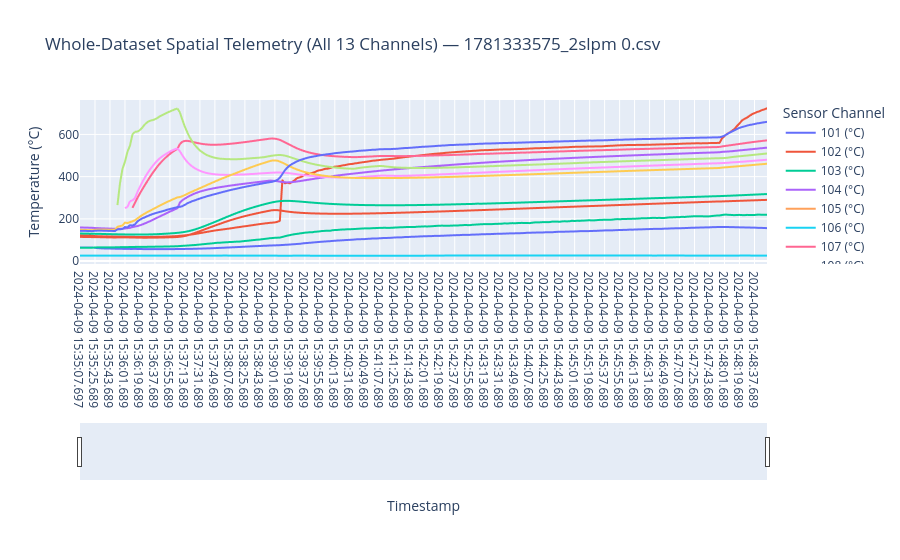
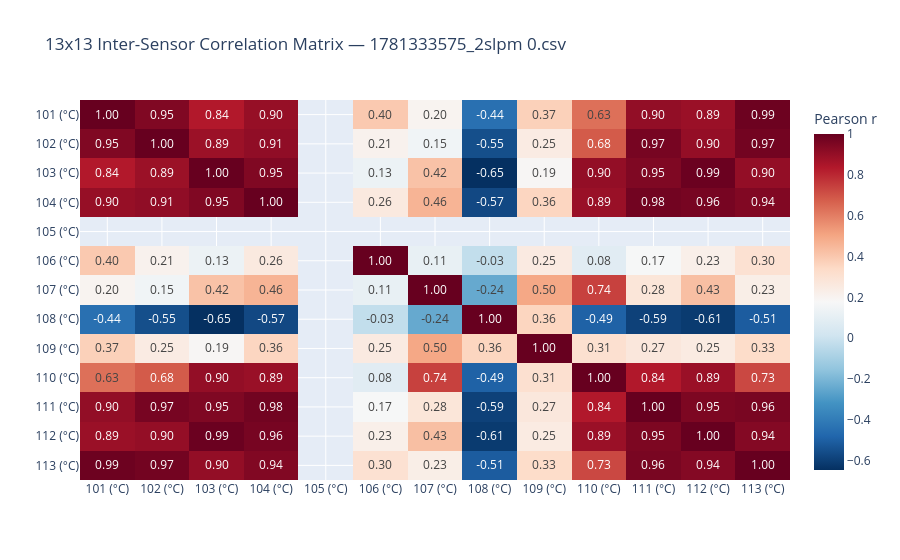
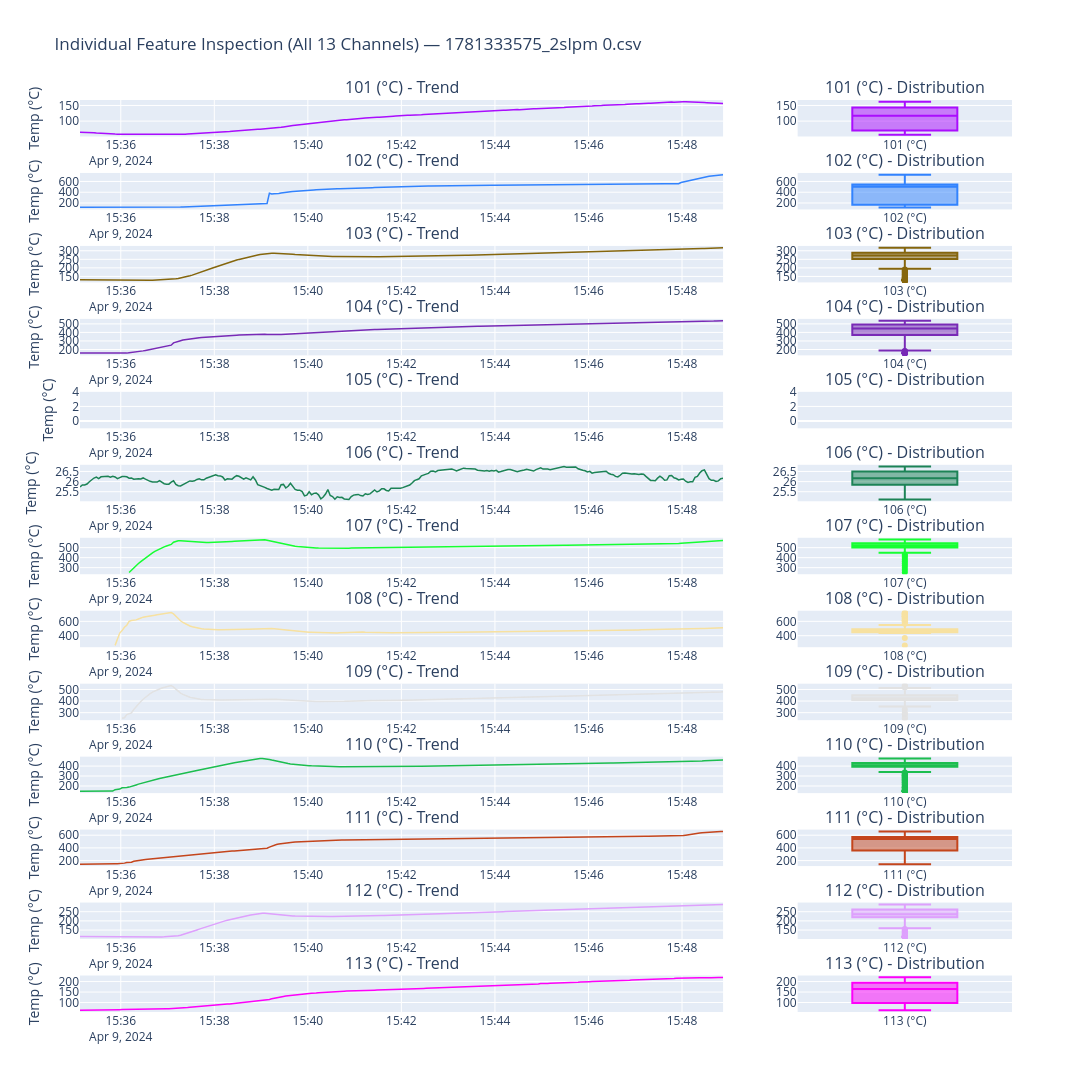
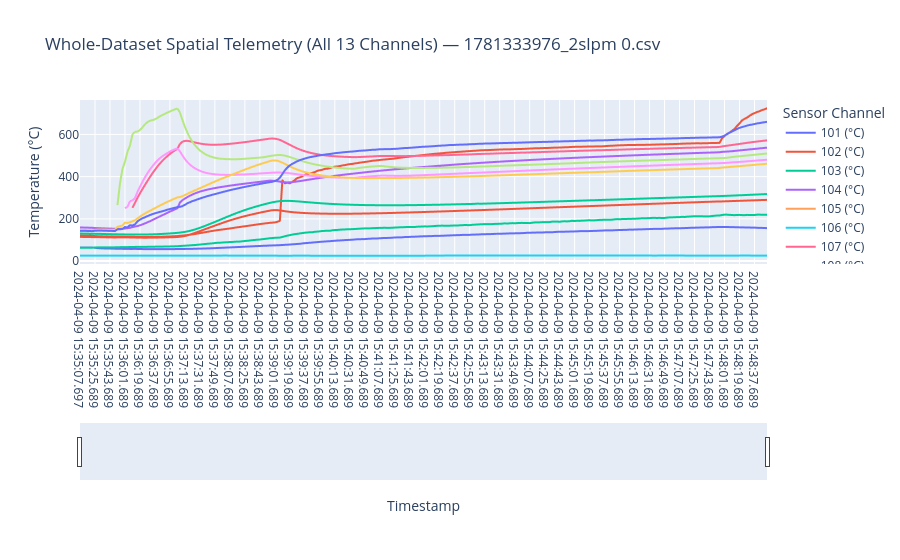

Notebook code for these charts, in order:
### Code cell
import os
import glob
import numpy as np
import pandas as pd
import plotly.express as px
import plotly.graph_objects as go
from plotly.subplots import make_subplots

# =========================================================
# 1. ROBUST DATA LOADER & OVERLOAD SCRUBBER
# =========================================================
def load_swiss_roll_file(file_path):
    """
    Dynamically finds the telemetry table header in Agilent 34970A logs,
    loads the 13-channel data, and scrubs hardware overload errors (+9.9E+37).
    """
    header_idx = 0
    with open(file_path, 'r', encoding='utf-8', errors='ignore') as f:
        for idx, line in enumerate(f):
            if any(key in line for key in ['Scan Num', '101 (', 'Scan Swee']):
                header_idx = idx
                break
                
    df = pd.read_csv(file_path, skiprows=header_idx)
    df.columns = df.columns.str.strip()
    df = df.dropna(how='all', axis=1).dropna(how='all', axis=0)
    
    # Standardize timestamp column name
    for col in df.columns:
        if 'swee' in col.lower() or 'time' in col.lower():
            df.rename(columns={col: 'Timestamp'}, inplace=True)
            break
            
    # SCRUB OVERLOAD ERRORS: Convert Agilent error constants (+9.9E+37) to NaN
    sensor_cols = [col for col in df.columns if '°C' in col]
    for col in sensor_cols:
        df[col] = pd.to_numeric(df[col], errors='coerce')
        df[col] = df[col].apply(lambda x: np.nan if (abs(x) > 10000 or x == np.inf) else x)
            
    return df, sensor_cols

# =========================================================
# 2. STATISTICAL ENGINE
# =========================================================
def compute_swiss_statistics(df, sensor_cols, file_name):
    """
    Computes univariate statistics for all 13 channels and outputs 
    the inter-channel correlation matrix.
    """
    sensor_df = df[sensor_cols]
    
    print(f"================================================================")
    print(f" FEATURE STATISTICAL SUMMARY: {file_name}")
    print(f"================================================================")
    
    stats_df = pd.DataFrame({
        'Mean': sensor_df.mean(),
        'Std Dev': sensor_df.std(),
        'Min': sensor_df.min(),
        '25% (Q1)': sensor_df.quantile(0.25),
        '50% (Median)': sensor_df.median(),
        '75% (Q3)': sensor_df.quantile(0.75),
        'Max': sensor_df.max(),
        'IQR': sensor_df.quantile(0.75) - sensor_df.quantile(0.25),
        'Skewness': sensor_df.skew(),
        'Kurtosis': sensor_df.kurtosis(),
        'Null Count (Overloads)': sensor_df.isnull().sum()
    })
    
    print(stats_df.round(2))
    
    print(f"\n--- Inter-Sensor Correlation Matrix (First 6 Channels) ---")
    corr_matrix = sensor_df.corr()
    print(corr_matrix.iloc[:6, :6].round(4))
    print("================================================================\n")
    
    return corr_matrix

# =========================================================
# 3. INTERACTIVE PLOTLY VISUALIZATIONS (PER CSV FILE)
# =========================================================
def plot_whole_dataset(df, sensor_cols, corr_matrix, file_name):
    """
    Renders the combined 13-channel time series and correlation heatmap for a single file.
    """
    x_axis = df['Timestamp'] if 'Timestamp' in df.columns else df.index
    
    # 1. Combined 13-Channel Time-Series Chart
    fig_time = px.line(
        df, 
        x=x_axis, 
        y=sensor_cols,
        title=f"Whole-Dataset Spatial Telemetry (All 13 Channels) — {file_name}",
        labels={'value': 'Temperature (°C)', 'variable': 'Sensor Channel', 'x': 'Scan Step / Time'}
    )
    fig_time.update_layout(
        hovermode='x unified',
        xaxis=dict(rangeslider=dict(visible=True), type='category')
    )
    fig_time.show()
    
    # 2. Inter-Sensor Correlation Heatmap (13x13 Grid)
    fig_corr = px.imshow(
        corr_matrix, 
        text_auto=".2f", 
        aspect="auto",
        color_continuous_scale='RdBu_r',
        title=f"13x13 Inter-Sensor Correlation Matrix — {file_name}",
        labels=dict(color="Pearson r")
    )
    fig_corr.show()

def plot_individual_features(df, sensor_cols, file_name):
    """
    Renders a 13-row subplot grid pairing each channel's time series 
    trend with its statistical box plot.
    """
    num_sensors = len(sensor_cols)
    fig = make_subplots(
        rows=num_sensors, 
        cols=2, 
        column_widths=[0.75, 0.25],
        subplot_titles=[item for sublist in [[f"{col} - Trend", f"{col} - Distribution"] for col in sensor_cols] for item in sublist],
        horizontal_spacing=0.08,
        vertical_spacing=0.04
    )
    
    colors = px.colors.qualitative.Alphabet
    x_axis = df['Timestamp'] if 'Timestamp' in df.columns else df.index
    
    for idx, col in enumerate(sensor_cols):
        row_num = idx + 1
        color = colors[idx % len(colors)]
        
        # Left Column: Individual Channel Time-Series Trend
        fig.add_trace(
            go.Scatter(
                x=x_axis, 
                y=df[col], 
                mode='lines', 
                name=col,
                line=dict(color=color, width=1.5),
                showlegend=False
            ),
            row=row_num, col=1
        )
        
        # Right Column: Statistical Box Plot (Outlier Bounds & Spread)
        fig.add_trace(
            go.Box(
                y=df[col].dropna(), 
                name=col, 
                marker_color=color,
                boxpoints='outliers',
                showlegend=False
            ),
            row=row_num, col=2
        )
        
        fig.update_yaxes(title_text="Temp (°C)", row=row_num, col=1)
        
    fig.update_layout(
        title_text=f"Individual Feature Inspection (All 13 Channels) — {file_name}",
        height=220 * num_sensors,  # Dynamically scales height for 13 rows
        width=1250,
        showlegend=False
    )
    fig.show()

# =========================================================
# 4. EXECUTION LOOP: PROCESS EACH CSV SEPARATELY
# =========================================================
swiss_dir = r"C:\Users\hari7\Documents\Anamoly Detection\uploads\uploads\Swiss Roll"
csv_files = sorted(glob.glob(os.path.join(swiss_dir, "*.csv")))

print(f"Found {len(csv_files)} CSV files in Swiss Roll folder. Processing each separately...\n")

for i, sample_file in enumerate(csv_files, 1):
    file_name = os.path.basename(sample_file)
    print(f"\n======== PROCESSING FILE {i}/{len(csv_files)}: {file_name} ========")
    
    try:
        # 1. Load data and scrub overload errors
        df_swiss, sensors = load_swiss_roll_file(sample_file)
        
        # 2. Compute statistical metrics
        corr_matrix = compute_swiss_statistics(df_swiss, sensors, file_name)
        
        # 3. Generate Whole-Dataset Plots for this file
        plot_whole_dataset(df_swiss, sensors, corr_matrix, file_name)
        
        # 4. Generate Individual Feature Subplots for this file
        plot_individual_features(df_swiss, sensors, file_name)
        
    except Exception as e:
        print(f"❌ Error processing {file_name}: {e}")

### Figure 1 — Plotly figure (JSON) as saved in the notebook; plotly's stock layout.template omitted (floating-point values rounded to 4 significant figures; data arrays with more than 128 entries replaced by an {"elided": "..."} marker saying what was removed)
{"data": [{"hovertemplate": "Sensor Channel=101 (°C)<br>Timestamp=%{x}<br>Temperature (°C)=%{y}<extra></extra>", "legendgroup": "101 (°C)", "line": {"color": "#636efa", "dash": "solid"}, "marker": {"symbol": "circle"}, "mode": "lines", "name": "101 (°C)", "showlegend": true, "type": "scattergl", "x": {"elided": "276 str values"}, "xaxis": "x", "y": {"elided": "276 float values"}, "yaxis": "y"}, {"hovertemplate": "Sensor Channel=102 (°C)<br>Timestamp=%{x}<br>Temperature (°C)=%{y}<extra></extra>", "legendgroup": "102 (°C)", "line": {"color": "#EF553B", "dash": "solid"}, "marker": {"symbol": "circle"}, "mode": "lines", "name": "102 (°C)", "showlegend": true, "type": "scattergl", "x": {"elided": "276 str values"}, "xaxis": "x", "y": {"elided": "276 float values"}, "yaxis": "y"}, {"hovertemplate": "Sensor Channel=103 (°C)<br>Timestamp=%{x}<br>Temperature (°C)=%{y}<extra></extra>", "legendgroup": "103 (°C)", "line": {"color": "#00cc96", "dash": "solid"}, "marker": {"symbol": "circle"}, "mode": "lines", "name": "103 (°C)", "showlegend": true, "type": "scattergl", "x": {"elided": "276 str values"}, "xaxis": "x", "y": {"elided": "276 float values"}, "yaxis": "y"}, {"hovertemplate": "Sensor Channel=104 (°C)<br>Timestamp=%{x}<br>Temperature (°C)=%{y}<extra></extra>", "legendgroup": "104 (°C)", "line": {"color": "#ab63fa", "dash": "solid"}, "marker": {"symbol": "circle"}, "mode": "lines", "name": "104 (°C)", "showlegend": true, "type": "scattergl", "x": {"elided": "276 str values"}, "xaxis": "x", "y": {"elided": "276 float values"}, "yaxis": "y"}, {"hovertemplate": "Sensor Channel=105 (°C)<br>Timestamp=%{x}<br>Temperature (°C)=%{y}<extra></extra>", "legendgroup": "105 (°C)", "line": {"color": "#FFA15A", "dash": "solid"}, "marker": {"symbol": "circle"}, "mode": "lines", "name": "105 (°C)", "showlegend": true, "type": "scattergl", "x": {"elided": "276 str values"}, "xaxis": "x", "y": {"elided": "276 float values"}, "yaxis": "y"}, {"hovertemplate": "Sensor Channel=106 (°C)<br>Timestamp=%{x}<br>Temperature (°C)=%{y}<extra></extra>", "legendgroup": "106 (°C)", "line": {"color": "#19d3f3", "dash": "solid"}, "marker": {"symbol": "circle"}, "mode": "lines", "name": "106 (°C)", "showlegend": true, "type": "scattergl", "x": {"elided": "276 str values"}, "xaxis": "x", "y": {"elided": "276 float values"}, "yaxis": "y"}, {"hovertemplate": "Sensor Channel=107 (°C)<br>Timestamp=%{x}<br>Temperature (°C)=%{y}<extra></extra>", "legendgroup": "107 (°C)", "line": {"color": "#FF6692", "dash": "solid"}, "marker": {"symbol": "circle"}, "mode": "lines", "name": "107 (°C)", "showlegend": true, "type": "scattergl", "x": {"elided": "276 str values"}, "xaxis": "x", "y": {"elided": "276 float values"}, "yaxis": "y"}, {"hovertemplate": "Sensor Channel=108 (°C)<br>Timestamp=%{x}<br>Temperature (°C)=%{y}<extra></extra>", "legendgroup": "108 (°C)", "line": {"color": "#B6E880", "dash": "solid"}, "marker": {"symbol": "circle"}, "mode": "lines", "name": "108 (°C)", "showlegend": true, "type": "scattergl", "x": {"elided": "276 str values"}, "xaxis": "x", "y": {"elided": "276 float values"}, "yaxis": "y"}, {"hovertemplate": "Sensor Channel=109 (°C)<br>Timestamp=%{x}<br>Temperature (°C)=%{y}<extra></extra>", "legendgroup": "109 (°C)", "line": {"color": "#FF97FF", "dash": "solid"}, "marker": {"symbol": "circle"}, "mode": "lines", "name": "109 (°C)", "showlegend": true, "type": "scattergl", "x": {"elided": "276 str values"}, "xaxis": "x", "y": {"elided": "276 float values"}, "yaxis": "y"}, {"hovertemplate": "Sensor Channel=110 (°C)<br>Timestamp=%{x}<br>Temperature (°C)=%{y}<extra></extra>", "legendgroup": "110 (°C)", "line": {"color": "#FECB52", "dash": "solid"}, "marker": {"symbol": "circle"}, "mode": "lines", "name": "110 (°C)", "showlegend": true, "type": "scattergl", "x": {"elided": "276 str values"}, "xaxis": "x", "y": {"elided": "276 float values"}, "yaxis": "y"}, {"hovertemplate": "Sensor Channel=111 (°C)<br>Timestamp=%{x}<br>Temperature (°C)=%{y}<extra></extra>", "legendgroup": "111 (°C)", "line": {"color": "#636efa", "dash": "solid"}, "marker": {"symbol": "circle"}, "mode": "lines", "name": "111 (°C)", "showlegend": true, "type": "scattergl", "x": {"elided": "276 str values"}, "xaxis": "x", "y": {"elided": "276 float values"}, "yaxis": "y"}, {"hovertemplate": "Sensor Channel=112 (°C)<br>Timestamp=%{x}<br>Temperature (°C)=%{y}<extra></extra>", "legendgroup": "112 (°C)", "line": {"color": "#EF553B", "dash": "solid"}, "marker": {"symbol": "circle"}, "mode": "lines", "name": "112 (°C)", "showlegend": true, "type": "scattergl", "x": {"elided": "276 str values"}, "xaxis": "x", "y": {"elided": "276 float values"}, "yaxis": "y"}, {"hovertemplate": "Sensor Channel=113 (°C)<br>Timestamp=%{x}<br>Temperature (°C)=%{y}<extra></extra>", "legendgroup": "113 (°C)", "line": {"color": "#00cc96", "dash": "solid"}, "marker": {"symbol": "circle"}, "mode": "lines", "name": "113 (°C)", "showlegend": true, "type": "scattergl", "x": {"elided": "276 str values"}, "xaxis": "x", "y": {"elided": "276 float values"}, "yaxis": "y"}], "layout": {"hovermode": "x unified", "legend": {"title": {"text": "Sensor Channel"}, "tracegroupgap": 0}, "title": {"text": "Whole-Dataset Spatial Telemetry (All 13 Channels) — 1781333575_2slpm 0.csv"}, "xaxis": {"anchor": "y", "domain": [0, 1], "rangeslider": {"visible": true}, "title": {"text": "Timestamp"}, "type": "category"}, "yaxis": {"anchor": "x", "domain": [0, 1], "title": {"text": "Temperature (°C)"}}}}

### Figure 2 — Plotly figure (JSON) as saved in the notebook; plotly's stock layout.template omitted (floating-point values rounded to 4 significant figures; data arrays with more than 128 entries replaced by an {"elided": "..."} marker saying what was removed)
{"data": [{"coloraxis": "coloraxis", "hovertemplate": "x: %{x}<br>y: %{y}<br>Pearson r: %{z}<extra></extra>", "name": "0", "texttemplate": "%{z:.2f}", "type": "heatmap", "x": ["101 (°C)", "102 (°C)", "103 (°C)", "104 (°C)", "105 (°C)", "106 (°C)", "107 (°C)", "108 (°C)", "109 (°C)", "110 (°C)", "111 (°C)", "112 (°C)", "113 (°C)"], "xaxis": "x", "y": ["101 (°C)", "102 (°C)", "103 (°C)", "104 (°C)", "105 (°C)", "106 (°C)", "107 (°C)", "108 (°C)", "109 (°C)", "110 (°C)", "111 (°C)", "112 (°C)", "113 (°C)"], "yaxis": "y", "z": {"elided": "13x13 float values"}}], "layout": {"coloraxis": {"colorbar": {"title": {"text": "Pearson r"}}, "colorscale": [[0, "rgb(5,48,97)"], [0.1, "rgb(33,102,172)"], [0.2, "rgb(67,147,195)"], [0.3, "rgb(146,197,222)"], [0.4, "rgb(209,229,240)"], [0.5, "rgb(247,247,247)"], [0.6, "rgb(253,219,199)"], [0.7, "rgb(244,165,130)"], [0.8, "rgb(214,96,77)"], [0.9, "rgb(178,24,43)"], [1, "rgb(103,0,31)"]]}, "title": {"text": "13x13 Inter-Sensor Correlation Matrix — 1781333575_2slpm 0.csv"}, "xaxis": {"anchor": "y", "domain": [0, 1]}, "yaxis": {"anchor": "x", "autorange": "reversed", "domain": [0, 1]}}}

### Figure 3 — Plotly figure (JSON) as saved in the notebook; plotly's stock layout.template omitted (floating-point values rounded to 4 significant figures; data arrays with more than 128 entries replaced by an {"elided": "..."} marker saying what was removed)
{"data": [{"line": {"color": "#AA0DFE", "width": 1.5}, "mode": "lines", "name": "101 (°C)", "showlegend": false, "type": "scatter", "x": {"elided": "276 str values"}, "xaxis": "x", "y": {"elided": "276 float values"}, "yaxis": "y"}, {"boxpoints": "outliers", "marker": {"color": "#AA0DFE"}, "name": "101 (°C)", "showlegend": false, "type": "box", "xaxis": "x2", "y": {"elided": "276 float values"}, "yaxis": "y2"}, {"line": {"color": "#3283FE", "width": 1.5}, "mode": "lines", "name": "102 (°C)", "showlegend": false, "type": "scatter", "x": {"elided": "276 str values"}, "xaxis": "x3", "y": {"elided": "276 float values"}, "yaxis": "y3"}, {"boxpoints": "outliers", "marker": {"color": "#3283FE"}, "name": "102 (°C)", "showlegend": false, "type": "box", "xaxis": "x4", "y": {"elided": "276 float values"}, "yaxis": "y4"}, {"line": {"color": "#85660D", "width": 1.5}, "mode": "lines", "name": "103 (°C)", "showlegend": false, "type": "scatter", "x": {"elided": "276 str values"}, "xaxis": "x5", "y": {"elided": "276 float values"}, "yaxis": "y5"}, {"boxpoints": "outliers", "marker": {"color": "#85660D"}, "name": "103 (°C)", "showlegend": false, "type": "box", "xaxis": "x6", "y": {"elided": "276 float values"}, "yaxis": "y6"}, {"line": {"color": "#782AB6", "width": 1.5}, "mode": "lines", "name": "104 (°C)", "showlegend": false, "type": "scatter", "x": {"elided": "276 str values"}, "xaxis": "x7", "y": {"elided": "276 float values"}, "yaxis": "y7"}, {"boxpoints": "outliers", "marker": {"color": "#782AB6"}, "name": "104 (°C)", "showlegend": false, "type": "box", "xaxis": "x8", "y": {"elided": "276 float values"}, "yaxis": "y8"}, {"line": {"color": "#565656", "width": 1.5}, "mode": "lines", "name": "105 (°C)", "showlegend": false, "type": "scatter", "x": {"elided": "276 str values"}, "xaxis": "x9", "y": {"elided": "276 float values"}, "yaxis": "y9"}, {"boxpoints": "outliers", "marker": {"color": "#565656"}, "name": "105 (°C)", "showlegend": false, "type": "box", "xaxis": "x10", "y": [], "yaxis": "y10"}, {"line": {"color": "#1C8356", "width": 1.5}, "mode": "lines", "name": "106 (°C)", "showlegend": false, "type": "scatter", "x": {"elided": "276 str values"}, "xaxis": "x11", "y": {"elided": "276 float values"}, "yaxis": "y11"}, {"boxpoints": "outliers", "marker": {"color": "#1C8356"}, "name": "106 (°C)", "showlegend": false, "type": "box", "xaxis": "x12", "y": {"elided": "276 float values"}, "yaxis": "y12"}, {"line": {"color": "#16FF32", "width": 1.5}, "mode": "lines", "name": "107 (°C)", "showlegend": false, "type": "scatter", "x": {"elided": "276 str values"}, "xaxis": "x13", "y": {"elided": "276 float values"}, "yaxis": "y13"}, {"boxpoints": "outliers", "marker": {"color": "#16FF32"}, "name": "107 (°C)", "showlegend": false, "type": "box", "xaxis": "x14", "y": {"elided": "255 float values"}, "yaxis": "y14"}, {"line": {"color": "#F7E1A0", "width": 1.5}, "mode": "lines", "name": "108 (°C)", "showlegend": false, "type": "scatter", "x": {"elided": "276 str values"}, "xaxis": "x15", "y": {"elided": "276 float values"}, "yaxis": "y15"}, {"boxpoints": "outliers", "marker": {"color": "#F7E1A0"}, "name": "108 (°C)", "showlegend": false, "type": "box", "xaxis": "x16", "y": {"elided": "261 float values"}, "yaxis": "y16"}, {"line": {"color": "#E2E2E2", "width": 1.5}, "mode": "lines", "name": "109 (°C)", "showlegend": false, "type": "scatter", "x": {"elided": "276 str values"}, "xaxis": "x17", "y": {"elided": "276 float values"}, "yaxis": "y17"}, {"boxpoints": "outliers", "marker": {"color": "#E2E2E2"}, "name": "109 (°C)", "showlegend": false, "type": "box", "xaxis": "x18", "y": {"elided": "258 float values"}, "yaxis": "y18"}, {"line": {"color": "#1CBE4F", "width": 1.5}, "mode": "lines", "name": "110 (°C)", "showlegend": false, "type": "scatter", "x": {"elided": "276 str values"}, "xaxis": "x19", "y": {"elided": "276 float values"}, "yaxis": "y19"}, {"boxpoints": "outliers", "marker": {"color": "#1CBE4F"}, "name": "110 (°C)", "showlegend": false, "type": "box", "xaxis": "x20", "y": {"elided": "276 float values"}, "yaxis": "y20"}, {"line": {"color": "#C4451C", "width": 1.5}, "mode": "lines", "name": "111 (°C)", "showlegend": false, "type": "scatter", "x": {"elided": "276 str values"}, "xaxis": "x21", "y": {"elided": "276 float values"}, "yaxis": "y21"}, {"boxpoints": "outliers", "marker": {"color": "#C4451C"}, "name": "111 (°C)", "showlegend": false, "type": "box", "xaxis": "x22", "y": {"elided": "276 float values"}, "yaxis": "y22"}, {"line": {"color": "#DEA0FD", "width": 1.5}, "mode": "lines", "name": "112 (°C)", "showlegend": false, "type": "scatter", "x": {"elided": "276 str values"}, "xaxis": "x23", "y": {"elided": "276 float values"}, "yaxis": "y23"}, {"boxpoints": "outliers", "marker": {"color": "#DEA0FD"}, "name": "112 (°C)", "showlegend": false, "type": "box", "xaxis": "x24", "y": {"elided": "276 float values"}, "yaxis": "y24"}, {"line": {"color": "#FE00FA", "width": 1.5}, "mode": "lines", "name": "113 (°C)", "showlegend": false, "type": "scatter", "x": {"elided": "276 str values"}, "xaxis": "x25", "y": {"elided": "276 float values"}, "yaxis": "y25"}, {"boxpoints": "outliers", "marker": {"color": "#FE00FA"}, "name": "113 (°C)", "showlegend": false, "type": "box", "xaxis": "x26", "y": {"elided": "276 float values"}, "yaxis": "y26"}], "layout": {"annotations": [{"font": {"size": 16}, "showarrow": false, "text": "101 (°C) - Trend", "x": 0.345, "xanchor": "center", "xref": "paper", "y": 1, "yanchor": "bottom", "yref": "paper"}, {"font": {"size": 16}, "showarrow": false, "text": "101 (°C) - Distribution", "x": 0.885, "xanchor": "center", "xref": "paper", "y": 1, "yanchor": "bottom", "yref": "paper"}, {"font": {"size": 16}, "showarrow": false, "text": "102 (°C) - Trend", "x": 0.345, "xanchor": "center", "xref": "paper", "y": 0.92, "yanchor": "bottom", "yref": "paper"}, {"font": {"size": 16}, "showarrow": false, "text": "102 (°C) - Distribution", "x": 0.885, "xanchor": "center", "xref": "paper", "y": 0.92, "yanchor": "bottom", "yref": "paper"}, {"font": {"size": 16}, "showarrow": false, "text": "103 (°C) - Trend", "x": 0.345, "xanchor": "center", "xref": "paper", "y": 0.84, "yanchor": "bottom", "yref": "paper"}, {"font": {"size": 16}, "showarrow": false, "text": "103 (°C) - Distribution", "x": 0.885, "xanchor": "center", "xref": "paper", "y": 0.84, "yanchor": "bottom", "yref": "paper"}, {"font": {"size": 16}, "showarrow": false, "text": "104 (°C) - Trend", "x": 0.345, "xanchor": "center", "xref": "paper", "y": 0.76, "yanchor": "bottom", "yref": "paper"}, {"font": {"size": 16}, "showarrow": false, "text": "104 (°C) - Distribution", "x": 0.885, "xanchor": "center", "xref": "paper", "y": 0.76, "yanchor": "bottom", "yref": "paper"}, {"font": {"size": 16}, "showarrow": false, "text": "105 (°C) - Trend", "x": 0.345, "xanchor": "center", "xref": "paper", "y": 0.68, "yanchor": "bottom", "yref": "paper"}, {"font": {"size": 16}, "showarrow": false, "text": "105 (°C) - Distribution", "x": 0.885, "xanchor": "center", "xref": "paper", "y": 0.68, "yanchor": "bottom", "yref": "paper"}, {"font": {"size": 16}, "showarrow": false, "text": "106 (°C) - Trend", "x": 0.345, "xanchor": "center", "xref": "paper", "y": 0.6, "yanchor": "bottom", "yref": "paper"}, {"font": {"size": 16}, "showarrow": false, "text": "106 (°C) - Distribution", "x": 0.885, "xanchor": "center", "xref": "paper", "y": 0.6, "yanchor": "bottom", "yref": "paper"}, {"font": {"size": 16}, "showarrow": false, "text": "107 (°C) - Trend", "x": 0.345, "xanchor": "center", "xref": "paper", "y": 0.52, "yanchor": "bottom", "yref": "paper"}, {"font": {"size": 16}, "showarrow": false, "text": "107 (°C) - Distribution", "x": 0.885, "xanchor": "center", "xref": "paper", "y": 0.52, "yanchor": "bottom", "yref": "paper"}, {"font": {"size": 16}, "showarrow": false, "text": "108 (°C) - Trend", "x": 0.345, "xanchor": "center", "xref": "paper", "y": 0.44, "yanchor": "bottom", "yref": "paper"}, {"font": {"size": 16}, "showarrow": false, "text": "108 (°C) - Distribution", "x": 0.885, "xanchor": "center", "xref": "paper", "y": 0.44, "yanchor": "bottom", "yref": "paper"}, {"font": {"size": 16}, "showarrow": false, "text": "109 (°C) - Trend", "x": 0.345, "xanchor": "center", "xref": "paper", "y": 0.36, "yanchor": "bottom", "yref": "paper"}, {"font": {"size": 16}, "showarrow": false, "text": "109 (°C) - Distribution", "x": 0.885, "xanchor": "center", "xref": "paper", "y": 0.36, "yanchor": "bottom", "yref": "paper"}, {"font": {"size": 16}, "showarrow": false, "text": "110 (°C) - Trend", "x": 0.345, "xanchor": "center", "xref": "paper", "y": 0.28, "yanchor": "bottom", "yref": "paper"}, {"font": {"size": 16}, "showarrow": false, "text": "110 (°C) - Distribution", "x": 0.885, "xanchor": "center", "xref": "paper", "y": 0.28, "yanchor": "bottom", "yref": "paper"}, {"font": {"size": 16}, "showarrow": false, "text": "111 (°C) - Trend", "x": 0.345, "xanchor": "center", "xref": "paper", "y": 0.2, "yanchor": "bottom", "yref": "paper"}, {"font": {"size": 16}, "showarrow": false, "text": "111 (°C) - Distribution", "x": 0.885, "xanchor": "center", "xref": "paper", "y": 0.2, "yanchor": "bottom", "yref": "paper"}, {"font": {"size": 16}, "showarrow": false, "text": "112 (°C) - Trend", "x": 0.345, "xanchor": "center", "xref": "paper", "y": 0.12, "yanchor": "bottom", "yref": "paper"}, {"font": {"size": 16}, "showarrow": false, "text": "112 (°C) - Distribution", "x": 0.885, "xanchor": "center", "xref": "paper", "y": 0.12, "yanchor": "bottom", "yref": "paper"}, {"font": {"size": 16}, "showarrow": false, "text": "113 (°C) - Trend", "x": 0.345, "xanchor": "center", "xref": "paper", "y": 0.04, "yanchor": "bottom", "yref": "paper"}, {"font": {"size": 16}, "showarrow": false, "text": "113 (°C) - Distribution", "x": 0.885, "xanchor": "center", "xref": "paper", "y": 0.04, "yanchor": "bottom", "yref": "paper"}], "height": 2860, "showlegend": false, "title": {"text": "Individual Feature Inspection (All 13 Channels) — 1781333575_2slpm 0.csv"}, "width": 1250, "xaxis": {"anchor": "y", "domain": [0, 0.69]}, "xaxis10": {"anchor": "y10", "domain": [0.77, 1]}, "xaxis11": {"anchor": "y11", "domain": [0, 0.69]}, "xaxis12": {"anchor": "y12", "domain": [0.77, 1]}, "xaxis13": {"anchor": "y13", "domain": [0, 0.69]}, "xaxis14": {"anchor": "y14", "domain": [0.77, 1]}, "xaxis15": {"anchor": "y15", "domain": [0, 0.69]}, "xaxis16": {"anchor": "y16", "domain": [0.77, 1]}, "xaxis17": {"anchor": "y17", "domain": [0, 0.69]}, "xaxis18": {"anchor": "y18", "domain": [0.77, 1]}, "xaxis19": {"anchor": "y19", "domain": [0, 0.69]}, "xaxis2": {"anchor": "y2", "domain": [0.77, 1]}, "xaxis20": {"anchor": "y20", "domain": [0.77, 1]}, "xaxis21": {"anchor": "y21", "domain": [0, 0.69]}, "xaxis22": {"anchor": "y22", "domain": [0.77, 1]}, "xaxis23": {"anchor": "y23", "domain": [0, 0.69]}, "xaxis24": {"anchor": "y24", "domain": [0.77, 1]}, "xaxis25": {"anchor": "y25", "domain": [0, 0.69]}, "xaxis26": {"anchor": "y26", "domain": [0.77, 1]}, "xaxis3": {"anchor": "y3", "domain": [0, 0.69]}, "xaxis4": {"anchor": "y4", "domain": [0.77, 1]}, "xaxis5": {"anchor": "y5", "domain": [0, 0.69]}, "xaxis6": {"anchor": "y6", "domain": [0.77, 1]}, "xaxis7": {"anchor": "y7", "domain": [0, 0.69]}, "xaxis8": {"anchor": "y8", "domain": [0.77, 1]}, "xaxis9": {"anchor": "y9", "domain": [0, 0.69]}, "yaxis": {"anchor": "x", "domain": [0.96, 1], "title": {"text": "Temp (°C)"}}, "yaxis10": {"anchor": "x10", "domain": [0.64, 0.68]}, "yaxis11": {"anchor": "x11", "domain": [0.56, 0.6], "title": {"text": "Temp (°C)"}}, "yaxis12": {"anchor": "x12", "domain": [0.56, 0.6]}, "yaxis13": {"anchor": "x13", "domain": [0.48, 0.52], "title": {"text": "Temp (°C)"}}, "yaxis14": {"anchor": "x14", "domain": [0.48, 0.52]}, "yaxis15": {"anchor": "x15", "domain": [0.4, 0.44], "title": {"text": "Temp (°C)"}}, "yaxis16": {"anchor": "x16", "domain": [0.4, 0.44]}, "yaxis17": {"anchor": "x17", "domain": [0.32, 0.36], "title": {"text": "Temp (°C)"}}, "yaxis18": {"anchor": "x18", "domain": [0.32, 0.36]}, "yaxis19": {"anchor": "x19", "domain": [0.24, 0.28], "title": {"text": "Temp (°C)"}}, "yaxis2": {"anchor": "x2", "domain": [0.96, 1]}, "yaxis20": {"anchor": "x20", "domain": [0.24, 0.28]}, "yaxis21": {"anchor": "x21", "domain": [0.16, 0.2], "title": {"text": "Temp (°C)"}}, "yaxis22": {"anchor": "x22", "domain": [0.16, 0.2]}, "yaxis23": {"anchor": "x23", "domain": [0.08, 0.12], "title": {"text": "Temp (°C)"}}, "yaxis24": {"anchor": "x24", "domain": [0.08, 0.12]}, "yaxis25": {"anchor": "x25", "domain": [0, 0.04], "title": {"text": "Temp (°C)"}}, "yaxis26": {"anchor": "x26", "domain": [0, 0.04]}, "yaxis3": {"anchor": "x3", "domain": [0.88, 0.92], "title": {"text": "Temp (°C)"}}, "yaxis4": {"anchor": "x4", "domain": [0.88, 0.92]}, "yaxis5": {"anchor": "x5", "domain": [0.8, 0.84], "title": {"text": "Temp (°C)"}}, "yaxis6": {"anchor": "x6", "domain": [0.8, 0.84]}, "yaxis7": {"anchor": "x7", "domain": [0.72, 0.76], "title": {"text": "Temp (°C)"}}, "yaxis8": {"anchor": "x8", "domain": [0.72, 0.76]}, "yaxis9": {"anchor": "x9", "domain": [0.64, 0.68], "title": {"text": "Temp (°C)"}}}}

### Figure 4 — Plotly figure (JSON) as saved in the notebook; plotly's stock layout.template omitted (floating-point values rounded to 4 significant figures; data arrays with more than 128 entries replaced by an {"elided": "..."} marker saying what was removed)
{"data": [{"hovertemplate": "Sensor Channel=101 (°C)<br>Timestamp=%{x}<br>Temperature (°C)=%{y}<extra></extra>", "legendgroup": "101 (°C)", "line": {"color": "#636efa", "dash": "solid"}, "marker": {"symbol": "circle"}, "mode": "lines", "name": "101 (°C)", "showlegend": true, "type": "scattergl", "x": {"elided": "276 str values"}, "xaxis": "x", "y": {"elided": "276 float values"}, "yaxis": "y"}, {"hovertemplate": "Sensor Channel=102 (°C)<br>Timestamp=%{x}<br>Temperature (°C)=%{y}<extra></extra>", "legendgroup": "102 (°C)", "line": {"color": "#EF553B", "dash": "solid"}, "marker": {"symbol": "circle"}, "mode": "lines", "name": "102 (°C)", "showlegend": true, "type": "scattergl", "x": {"elided": "276 str values"}, "xaxis": "x", "y": {"elided": "276 float values"}, "yaxis": "y"}, {"hovertemplate": "Sensor Channel=103 (°C)<br>Timestamp=%{x}<br>Temperature (°C)=%{y}<extra></extra>", "legendgroup": "103 (°C)", "line": {"color": "#00cc96", "dash": "solid"}, "marker": {"symbol": "circle"}, "mode": "lines", "name": "103 (°C)", "showlegend": true, "type": "scattergl", "x": {"elided": "276 str values"}, "xaxis": "x", "y": {"elided": "276 float values"}, "yaxis": "y"}, {"hovertemplate": "Sensor Channel=104 (°C)<br>Timestamp=%{x}<br>Temperature (°C)=%{y}<extra></extra>", "legendgroup": "104 (°C)", "line": {"color": "#ab63fa", "dash": "solid"}, "marker": {"symbol": "circle"}, "mode": "lines", "name": "104 (°C)", "showlegend": true, "type": "scattergl", "x": {"elided": "276 str values"}, "xaxis": "x", "y": {"elided": "276 float values"}, "yaxis": "y"}, {"hovertemplate": "Sensor Channel=105 (°C)<br>Timestamp=%{x}<br>Temperature (°C)=%{y}<extra></extra>", "legendgroup": "105 (°C)", "line": {"color": "#FFA15A", "dash": "solid"}, "marker": {"symbol": "circle"}, "mode": "lines", "name": "105 (°C)", "showlegend": true, "type": "scattergl", "x": {"elided": "276 str values"}, "xaxis": "x", "y": {"elided": "276 float values"}, "yaxis": "y"}, {"hovertemplate": "Sensor Channel=106 (°C)<br>Timestamp=%{x}<br>Temperature (°C)=%{y}<extra></extra>", "legendgroup": "106 (°C)", "line": {"color": "#19d3f3", "dash": "solid"}, "marker": {"symbol": "circle"}, "mode": "lines", "name": "106 (°C)", "showlegend": true, "type": "scattergl", "x": {"elided": "276 str values"}, "xaxis": "x", "y": {"elided": "276 float values"}, "yaxis": "y"}, {"hovertemplate": "Sensor Channel=107 (°C)<br>Timestamp=%{x}<br>Temperature (°C)=%{y}<extra></extra>", "legendgroup": "107 (°C)", "line": {"color": "#FF6692", "dash": "solid"}, "marker": {"symbol": "circle"}, "mode": "lines", "name": "107 (°C)", "showlegend": true, "type": "scattergl", "x": {"elided": "276 str values"}, "xaxis": "x", "y": {"elided": "276 float values"}, "yaxis": "y"}, {"hovertemplate": "Sensor Channel=108 (°C)<br>Timestamp=%{x}<br>Temperature (°C)=%{y}<extra></extra>", "legendgroup": "108 (°C)", "line": {"color": "#B6E880", "dash": "solid"}, "marker": {"symbol": "circle"}, "mode": "lines", "name": "108 (°C)", "showlegend": true, "type": "scattergl", "x": {"elided": "276 str values"}, "xaxis": "x", "y": {"elided": "276 float values"}, "yaxis": "y"}, {"hovertemplate": "Sensor Channel=109 (°C)<br>Timestamp=%{x}<br>Temperature (°C)=%{y}<extra></extra>", "legendgroup": "109 (°C)", "line": {"color": "#FF97FF", "dash": "solid"}, "marker": {"symbol": "circle"}, "mode": "lines", "name": "109 (°C)", "showlegend": true, "type": "scattergl", "x": {"elided": "276 str values"}, "xaxis": "x", "y": {"elided": "276 float values"}, "yaxis": "y"}, {"hovertemplate": "Sensor Channel=110 (°C)<br>Timestamp=%{x}<br>Temperature (°C)=%{y}<extra></extra>", "legendgroup": "110 (°C)", "line": {"color": "#FECB52", "dash": "solid"}, "marker": {"symbol": "circle"}, "mode": "lines", "name": "110 (°C)", "showlegend": true, "type": "scattergl", "x": {"elided": "276 str values"}, "xaxis": "x", "y": {"elided": "276 float values"}, "yaxis": "y"}, {"hovertemplate": "Sensor Channel=111 (°C)<br>Timestamp=%{x}<br>Temperature (°C)=%{y}<extra></extra>", "legendgroup": "111 (°C)", "line": {"color": "#636efa", "dash": "solid"}, "marker": {"symbol": "circle"}, "mode": "lines", "name": "111 (°C)", "showlegend": true, "type": "scattergl", "x": {"elided": "276 str values"}, "xaxis": "x", "y": {"elided": "276 float values"}, "yaxis": "y"}, {"hovertemplate": "Sensor Channel=112 (°C)<br>Timestamp=%{x}<br>Temperature (°C)=%{y}<extra></extra>", "legendgroup": "112 (°C)", "line": {"color": "#EF553B", "dash": "solid"}, "marker": {"symbol": "circle"}, "mode": "lines", "name": "112 (°C)", "showlegend": true, "type": "scattergl", "x": {"elided": "276 str values"}, "xaxis": "x", "y": {"elided": "276 float values"}, "yaxis": "y"}, {"hovertemplate": "Sensor Channel=113 (°C)<br>Timestamp=%{x}<br>Temperature (°C)=%{y}<extra></extra>", "legendgroup": "113 (°C)", "line": {"color": "#00cc96", "dash": "solid"}, "marker": {"symbol": "circle"}, "mode": "lines", "name": "113 (°C)", "showlegend": true, "type": "scattergl", "x": {"elided": "276 str values"}, "xaxis": "x", "y": {"elided": "276 float values"}, "yaxis": "y"}], "layout": {"hovermode": "x unified", "legend": {"title": {"text": "Sensor Channel"}, "tracegroupgap": 0}, "title": {"text": "Whole-Dataset Spatial Telemetry (All 13 Channels) — 1781333976_2slpm 0.csv"}, "xaxis": {"anchor": "y", "domain": [0, 1], "rangeslider": {"visible": true}, "title": {"text": "Timestamp"}, "type": "category"}, "yaxis": {"anchor": "x", "domain": [0, 1], "title": {"text": "Temperature (°C)"}}}}
